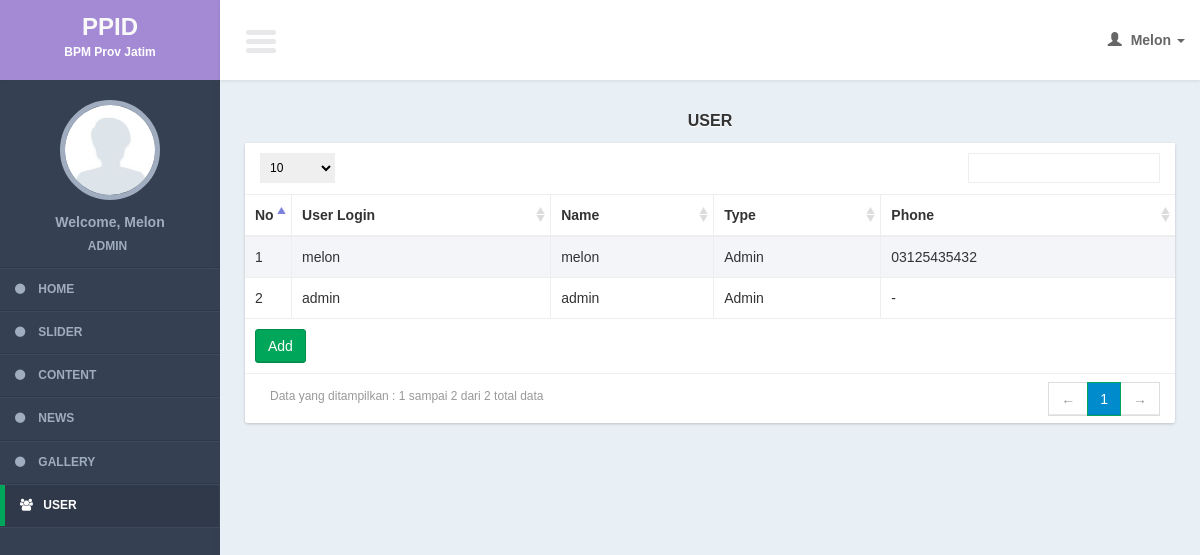
Page /admin/controllers/user.php (signed in) on the committed database.
### tables this page shows
CREATE TABLE IF NOT EXISTS `users` (
`user_id` int(11) NOT NULL,
  `user_type_id` int(11) DEFAULT NULL,
  `user_login` varchar(100) DEFAULT NULL,
  `user_password` varchar(100) DEFAULT NULL,
  `user_name` varchar(100) DEFAULT NULL,
  `user_code` varchar(100) DEFAULT NULL,
  `user_phone` varchar(100) DEFAULT NULL,
  `user_img` text NOT NULL,
  `user_active_status` int(11) NOT NULL
);

### admin/models/user_model.php (called while the page is built, shortened)
<?php
function select(){
	$query = mysql_query("select * from users");
	return $query;
}
?>

### admin/views/user/list.php (the view, shortened to what this page needs)
     <section class="content">
         <div class="row">
             <div class="col-xs-12">
                  <div class="title_page"> <?= $title ?></div>
                 <div class="box">
                     <div class="box-body2 table-responsive">
                         <table id="example1" class="table table-bordered table-striped">
                             <thead>
                                 <tr>
                                 <th width="5%">No</th>
                                     <th>User Login</th>
                                     <th>Name</th>
                                       <th>Type</th>
                                        <th>Phone</th>
                                 </tr>
                             </thead>
                             <tbody>
                                 <?php
                                $no = 1;
                                 while($row = mysql_fetch_array($query)){
                                 ?>
                                 <tr>
                                 <td><?= $no?></td>
                                    <td><?= $row['user_login']?></td>
                                     <td><?= $row['user_name']?></td>
                                     <?php
	$user_type = array('','Admin',"Non Admin");
                                     ?>
                                     <td><?= $user_type[$row['user_type_id']]?></td>
                                      <td><?= $row['user_phone']?></td>
                                 </tr>
                                 <?php
$no++;
                                 }
                                 ?>
                             </tbody>
                               <tfoot>
                                 <tr>
                                     <td colspan="5"><a href="<?= $add_button ?>" class="btn btn-success " >Add</a></td>
                                 </tr>
                             </tfoot>
                         </table>
                     </div>
                 </div>
             </div>
         </div>
     </section>

### admin/css/AdminLTE.css (style rules this page uses)
html { font-family: 'Source Sans Pro', sans-serif; -webkit-font-smoothing: antialiased; min-height: 100%; background: #E9F0F5; }
body { font-family: 'Source Sans Pro', sans-serif; -webkit-font-smoothing: antialiased; min-height: 100%; background: #E9F0F5; }
a { color: #3c8dbc; }
.content { padding: 30px 10px; }
.table-striped > tbody > tr:nth-child(odd), .table-striped > tbody > tr:nth-child(odd) { background:#F3F5F9; }
.box { position: relative; margin-bottom: 20px; -webkit-border-radius: 3px; -moz-border-radius: 3px; border-radius: 3px !important; width: 100%; background:#fff; box-shadow: 0 1px 3px rgba(0, 0, 0, 0.1); }
.box .box-body2 { background:#fff; -webkit-border-top-left-radius: 0; -webkit-border-top-right-radius: 0; -webkit-border-bottom-right-radius: 3px; -webkit-border-bottom-left-radius: 3px; -moz-border-radius-topleft: 0; -moz-border-radius-topright: 0; -moz-border-radius-bottomright: 3px; -moz-border-radius-bottomleft: 3px; border-top-left-radius: 0; border-top-right-radius: 0; border-bottom-right-radius: 3px; border-bottom-left-radius: 3px; box-shadow: 0 1px 3px rgba(0, 0, 0, 0.1); }
.btn { font-weight: 500; -webkit-border-radius: 3px; -moz-border-radius: 3px; border-radius: 3px; border: 1px solid transparent; -webkit-box-shadow: inset 0px -2px 0px 0px rgba(0, 0, 0, 0.09); -moz-box-shadow: inset 0px -2px 0px 0px rgba(0, 0, 0, 0.09); box-shadow: inset 0px -1px 0px 0px rgba(0, 0, 0, 0.09); }
.btn.btn-success { background-color: #00a65a; border-color: #008d4c; }
.title_page { font-size:medium; text-align:center; font-weight:bold; margin-bottom:10px; text-shadow: 0 1px 1px #ffffff; text-transform:uppercase; }

### rows in the picture
users: user_login "melon", user_name "melon", user_type "Admin", user_phone "03125435432"
users: user_login "admin", user_name "admin", user_type "Admin", user_phone "-"

### other values in the picture
$user_data[0] "Melon"
$user_data[1] "ADMIN"
$title "USER"
